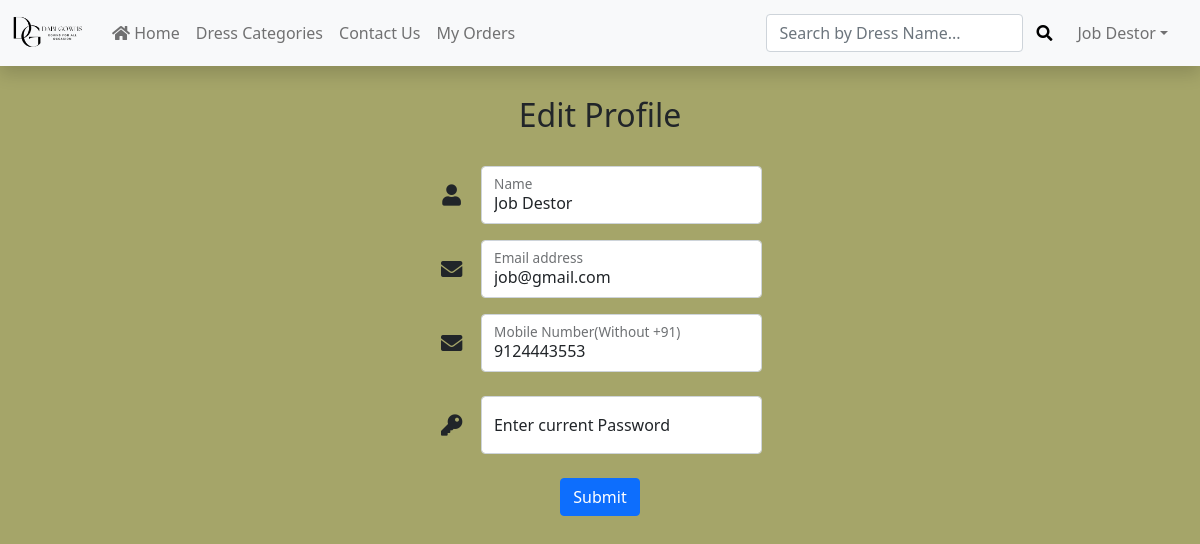
Screenshot of /profile.php (signed in) with the database file from the repository.
### tables this page shows
CREATE TABLE `users` (
  `id` int(11) NOT NULL,
  `name` varchar(80) NOT NULL,
  `email` varchar(50) NOT NULL,
  `mobile` bigint(20) NOT NULL,
  `doj` datetime NOT NULL,
  `password` varchar(255) NOT NULL
);

### profile.php (the view, shortened to what this page needs)
<?php
require('header.php');
$userId = $_SESSION['USER_ID'];
$res = mysqli_query($con, "select * from users where id='$userId'");
$row = mysqli_fetch_assoc($res);
$nameAuto = $row['name'];
$emailAuto = $row['email'];
$mobileAuto = $row['mobile'];
?>
<div class="container">
    <div class="row justify-content-center">
        <div class="col-lg-12 col-xl-11">
            <div class="card-body p-md-5">
                <div class="row justify-content-center align-content-center">
                    <div class="col-md-10 col-lg-6 col-xl-5 order-2 order-lg-1">
                        <div class="d-flex justify-content-center mb-3 mb-lg-4">
                            <h2>Edit Profile</h2>
                        </div>
                        <form class="mx-1 mx-md-4" method="post" autocomplete="off">
                            <div class="d-flex align-items-center ">
                                <i class="fas fa-user fa-lg me-3 fa-fw"></i>
                                <div class="form-floating flex-fill">
                                    <input type="text" class="form-control" id="name" name="name" placeholder="name1234"
                                        value="<?php echo $nameAuto ?>" required />
                                    <label for="name">Name</label>
                                </div>
                            </div>
                            <div class="d-flex align-items-center mb-2">
                                <i class="fas fa-envelope fa-lg me-3 fa-fw"></i>
                                <div class="form-floating flex-fill">
                                    <input type="email" class="form-control" id="email" name="email"
                                        placeholder="name@example.com" value="<?php echo $emailAuto ?>" required />
                                    <label for="email">Email address</label>
                                </div>
                            </div>
                            <div class="d-flex align-items-center mb-2">
                                <i class="fas fa-envelope fa-lg me-3 fa-fw"></i>
                                <div class="form-floating flex-fill">
                                    <input type="number" min="1111111111" max="9999999999" class="form-control"
                                        id="mobile" name="mobile" placeholder="number" value="<?php echo $mobileAuto ?>"
                                        required />
                                    <label for="mobile">Mobile Number(Without +91)</label>
                                </div>
                            </div>
                            <div class="d-flex align-items-center mt-4 mb-4">
                                <i class="fas fa-key fa-lg me-3 fa-fw"></i>
                                <div class="form-floating flex-fill">
                                    <input type="password" class="form-control" id="password" name="password"
                                        placeholder="Password" value="" required />
                                    <label for="password">Enter current Password</label>
                                </div>
                            </div>
                            <div class="d-flex justify-content-center mb-3 mb-lg-4">
                                <button type="submit" name="submit" id="submit" class="btn btn-primary">
                                    Submit
                                </button>
                            </div>
                        </form>
                    </div>
                </div>
            </div>
        </div>
    </div>
</div>

### style.css (style rules this page uses)
html { scroll-behavior: smooth; }
body { background-color: rgb(165, 165, 105) !important; }

### rows the page displays
users: name "Job Destor", email "job@gmail.com", mobile "9124443553"

### other values shown
$userName "Job Destor"
